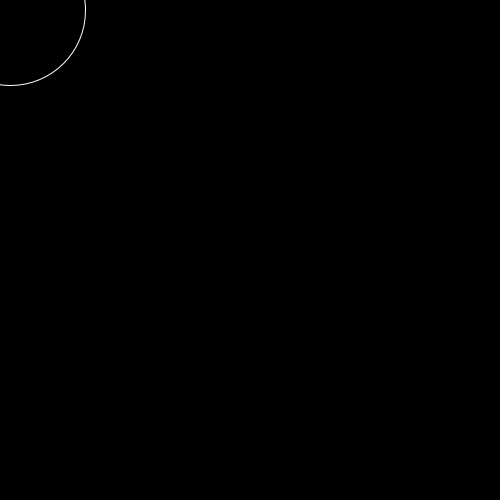
Frame 1 (no input)
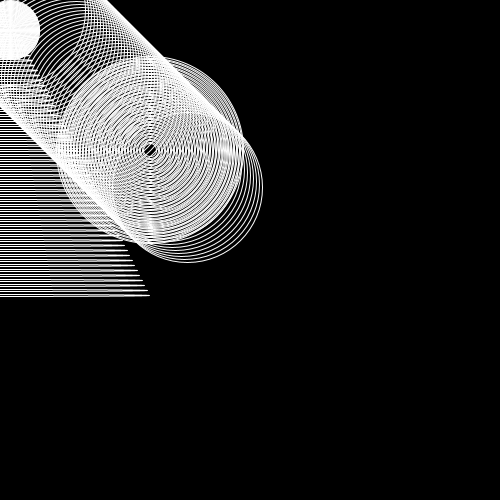
Frame 60 (the mouse pressed at the canvas centre just before this capture)
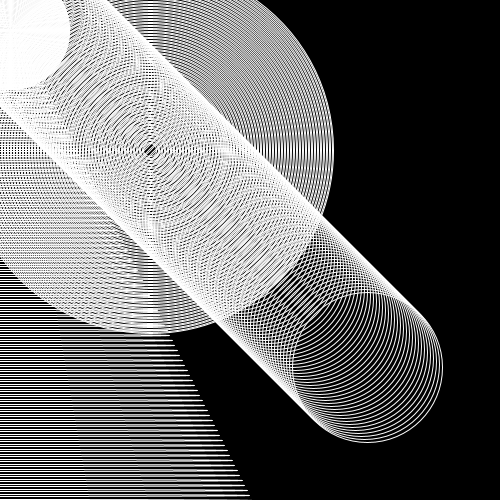
Frame 120 (the mouse held since frame 60 and released just before this capture)

The Processing sketch that drew these frames (run headless with seeded random() and noise(); from frame 60 on, the mouse is pressed at the canvas centre):

// Processing sketch: processing_70288
// ── processing_70288.pde

//Polly Lesaguis, CP 1, mods 4/5, Animation


//shape 1
int a = 0;
int change = 1;
int x = 0;
int y = 0;
int xChange = 5;
int ychange= 1;
int diameter = 10;
void setup()
{
  size(300,300);
  size(500,300);
  background(0,0,0);
  size(500,500);
  noFill();
 
}
void draw()
{ 
 
  ellipse (2,x,y,2);
  ellipse(150,150,diameter,diameter);
  stroke(255);
  ellipse(diameter,diameter,150,150);
  diameter = diameter + 3;
  noFill();
  ellipse(10,30,a,a);
  a = a + change;

 
  x = x + xChange;
  y = y + 5;
  if(x < 250)
    if(a>300)
  {
    change = -1;
    xChange = xChange + 5;
  }
  if(x>250)
  if(x<0)
  {
    xChange = xChange - 5;
    change = 1;
  }
}
